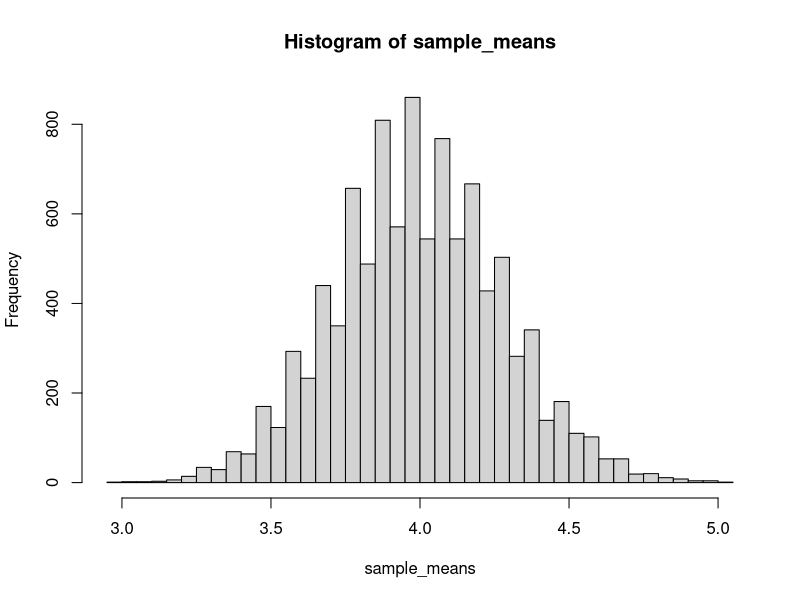
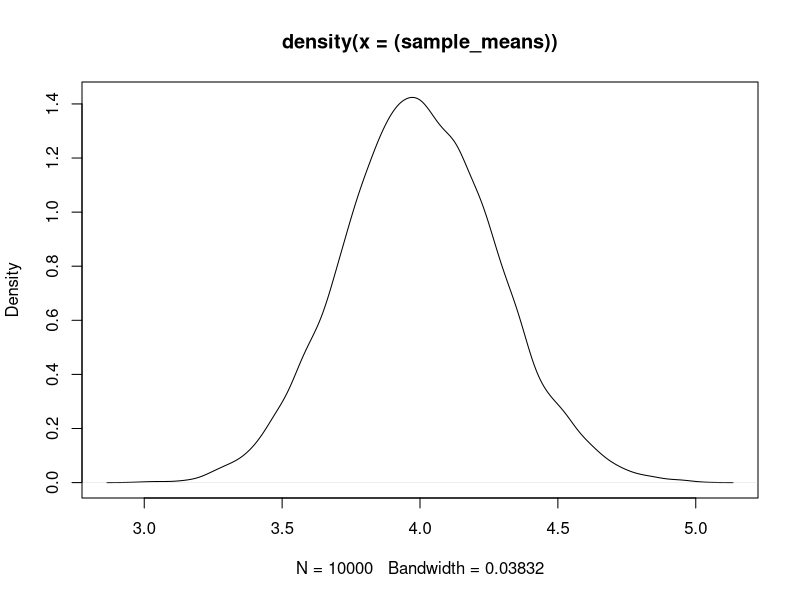
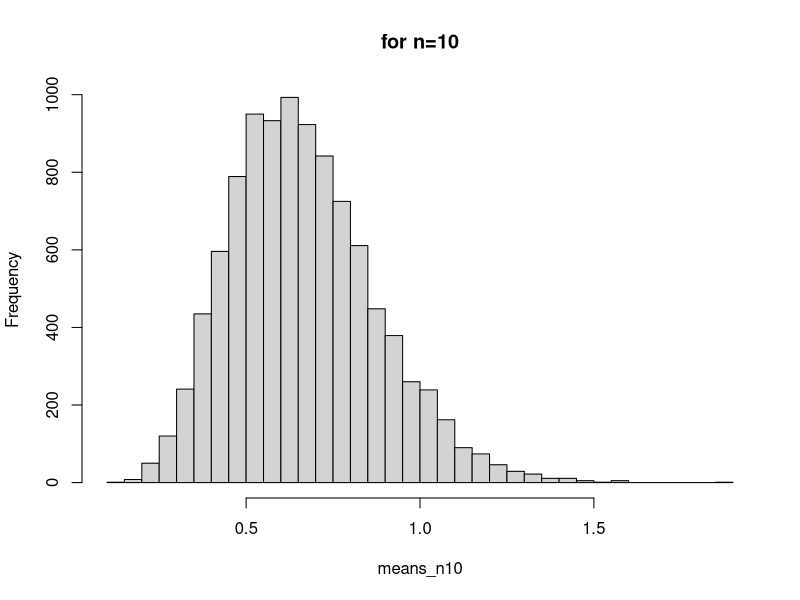
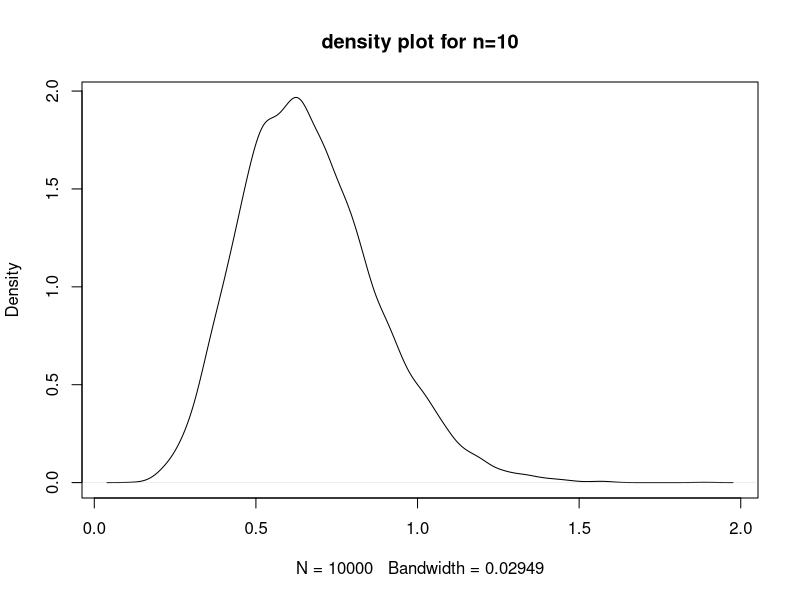
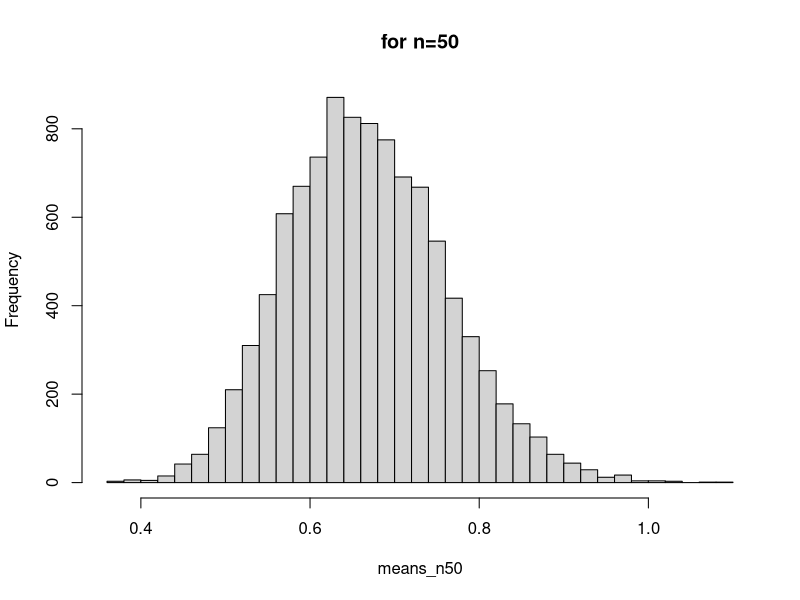
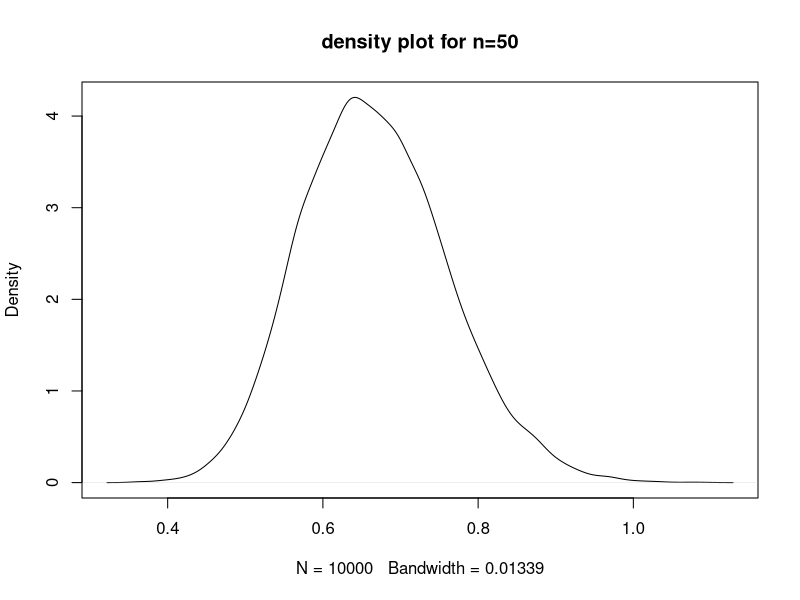
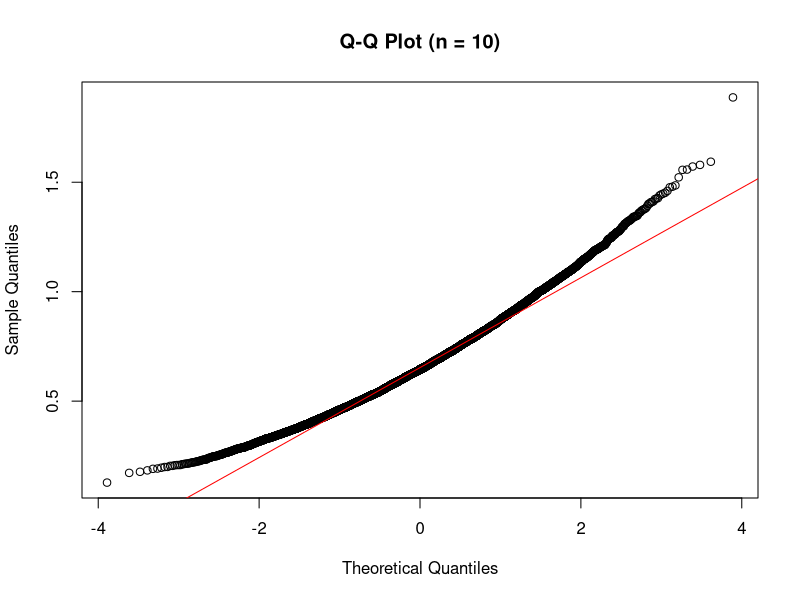
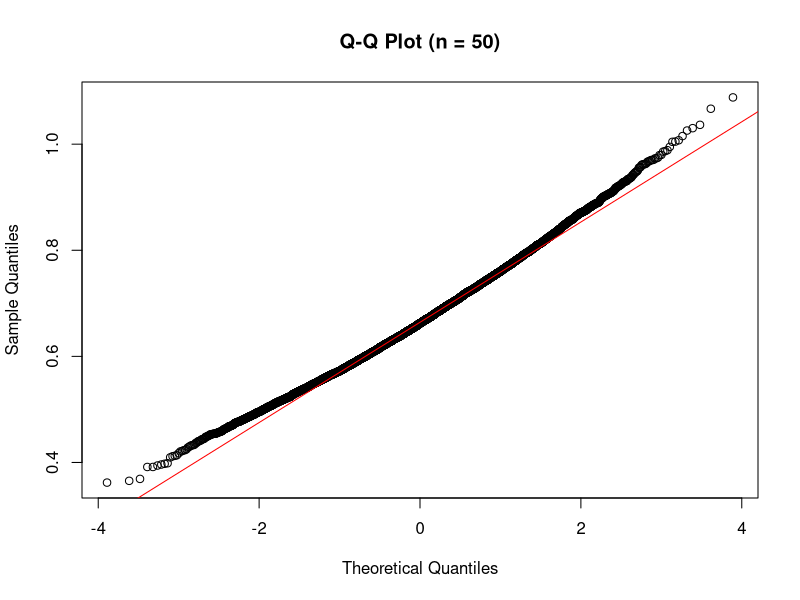

Write R code to recreate these figures, in order.
## ---- chunk 1
set.seed(123)
lambda = 4
n_samples = 10000
sample_size = 50
sample_means = replicate(n_samples, mean(rpois(sample_size, lambda)))
empirical_mean = mean(sample_means)
empirical_var = var(sample_means)
theoretical_mean = lambda
theoretical_var = lambda / sample_size

hist(sample_means, breaks=40)
plot(density((sample_means)))
## ---- chunk 2
set.seed(123)
lambda = 1.5
n_samples = 10000
theoretical_mean = 1/lambda
theoretical_var = 1/lambda^2
n1 = 10
n2 = 50

means_n10 = replicate(n_samples, mean(rexp(n1, lambda)))
means_n50 = replicate(n_samples, mean(rexp(n2, lambda)))

# for n=10
hist(means_n10, breaks=40, main="for n=10")
plot(density(means_n10), main="density plot for n=10")

# for n=50
hist(means_n50, breaks=40, main="for n=50")
plot(density(means_n50), main="density plot for n=50")

# qqplot for n=10
qqnorm(means_n10, main = "Q-Q Plot (n = 10)")
qqline(means_n10, col = "red")

# qqplot for n=50
qqnorm(means_n50, main = "Q-Q Plot (n = 50)")
qqline(means_n50, col = "red")
## ---- chunk 3
set.seed(123)
mean = 70
std = 10
n_samples = 10000
sample_sizes = c(10,20,50)
for (i in sample_sizes){
  sample_means = replicate(n_samples, rnorm(i, mean, std))
  hist(sample_means, breaks=40, main=paste("for n=",i))
  plot(density(sample_means))
}
## ---- chunk 4
set.seed(123)
shape=2
rate=1
mean = shape/rate
variance = shape/rate^2
n_samples = 10000

sample_sizes = c(10,100)
for(i in sample_sizes){
  sample_means = replicate(n_samples, mean(rgamma(i, shape, rate)))
  hist(sample_means, breaks=40, main=paste("for n=", i))
  plot(density(sample_means))
  qqnorm(sample_means, main=paste("QQ plot for n=", i))
  qqline(sample_means, col="red")
}
